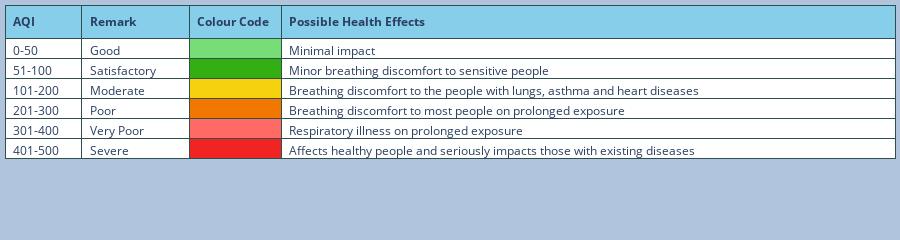

Source (notebook cell):
### Code cell
import numpy as np
import pandas as pd
import googlemaps
import plotly_express as px
import plotly.graph_objects as go
from plotly.subplots import make_subplots
from sklearn.preprocessing import MinMaxScaler
from sklearn.preprocessing import LabelEncoder
from sklearn.metrics import mean_squared_error
from sklearn.metrics import r2_score
import datetime as dt
import warnings

colorscale = ['#77DD77','#33AF13','#F6D20E','#F17700','#FE6B64','#F12424']
PAPER_BGCOLOR = '#f5f2d0'
BGCOLOR = 'LightSteelBlue'

fig = go.Figure(data=[go.Table(
    columnorder = [1,2,3,4],
    columnwidth = [50,70,60,400],
    
    header=dict(values=['<b>AQI</b>', '<b>Remark</b>','<b>Colour Code</b>','<b>Possible Health Effects</b>'],
                line_color='darkslategray',
                fill_color='skyblue',
                align='left'),
    cells=dict(values=[['0-50','51-100','101-200','201-300','301-400','401-500'],
                       ['Good','Satisfactory','Moderate','Poor','Very Poor','Severe'],
                       ['','','','','',''],
                       ['Minimal impact','Minor breathing discomfort to sensitive people',\
                       'Breathing discomfort to the people with lungs, asthma and heart diseases',\
                       'Breathing discomfort to most people on prolonged exposure',\
                       'Respiratory illness on prolonged exposure','Affects healthy people and seriously impacts those with existing diseases']],
               line_color='darkslategray',
               fill_color=['rgb(255,255,255)',
                           'rgb(255,255,255)',
                            [color for color in colorscale],
                           'rgb(255,255,255)'],
               align='left'))
])

fig.update_layout(height=180,paper_bgcolor='LightSteelBlue',margin=dict(l=5,r=5,t=5,b=5))
fig.show()

### Figure 1 — Plotly figure (JSON) as saved in the notebook; plotly's stock layout.template omitted (floating-point values rounded to 4 significant figures)
{"data": [{"cells": {"align": "left", "fill": {"color": ["rgb(255,255,255)", "rgb(255,255,255)", ["#77DD77", "#33AF13", "#F6D20E", "#F17700", "#FE6B64", "#F12424"], "rgb(255,255,255)"]}, "line": {"color": "darkslategray"}, "values": [["0-50", "51-100", "101-200", "201-300", "301-400", "401-500"], ["Good", "Satisfactory", "Moderate", "Poor", "Very Poor", "Severe"], ["", "", "", "", "", ""], ["Minimal impact", "Minor breathing discomfort to sensitive people", "Breathing discomfort to the people with lungs, asthma and heart diseases", "Breathing discomfort to most people on prolonged exposure", "Respiratory illness on prolonged exposure", "Affects healthy people and seriously impacts those with existing diseases"]]}, "columnorder": [1, 2, 3, 4], "columnwidth": [50, 70, 60, 400], "header": {"align": "left", "fill": {"color": "skyblue"}, "line": {"color": "darkslategray"}, "values": ["<b>AQI</b>", "<b>Remark</b>", "<b>Colour Code</b>", "<b>Possible Health Effects</b>"]}, "type": "table"}], "layout": {"height": 180, "margin": {"b": 5, "l": 5, "r": 5, "t": 5}, "paper_bgcolor": "LightSteelBlue"}}
